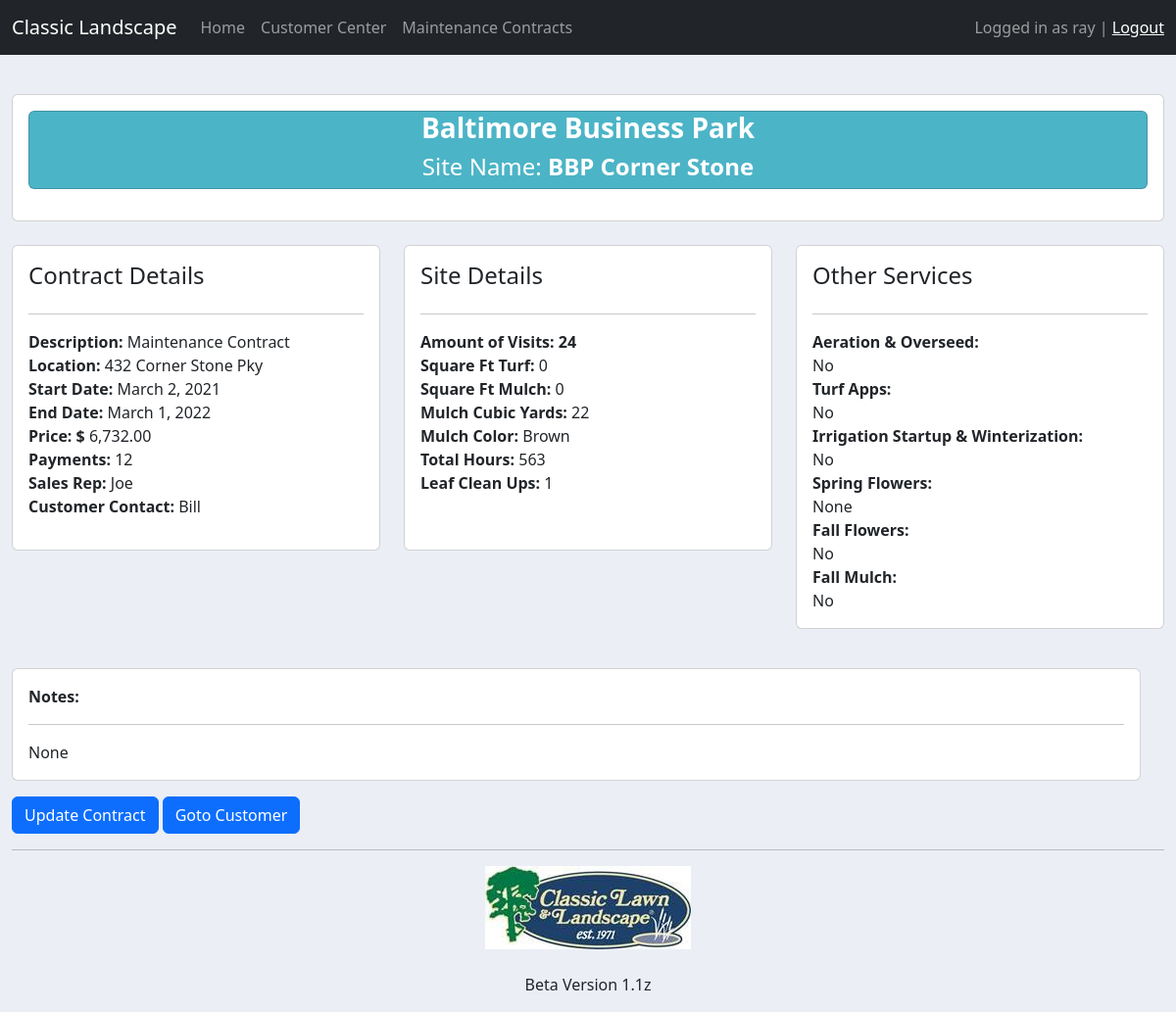
Page /view_contract/16/ (signed in) on the committed database.
### maintenance/models.py (models this page shows, shortened)
class Contract(models.Model):
    site_name = models.CharField(max_length=200)
    customer = models.ForeignKey(
        Customer, null=True, on_delete=models.SET_NULL)
    contract_description = models.CharField(
        max_length=200, default='Maintenance Contract')
    location = models.CharField(max_length=200)
    start_date = models.DateField(default=date.today)
    end_date = models.DateField(default=get_end_date)
    price = models.FloatField(null=True)
    payments = models.IntegerField(default=12, null=True)
    salesrep = models.ForeignKey(Soldby, null=True, on_delete=models.SET_NULL)
    notes = models.CharField(max_length=1024, null=True, blank=True)
    visits = models.IntegerField(default=24, null=True)
    sq_turf = models.IntegerField(default=0, null=True)
    sq_mulch = models.IntegerField(default=0, null=True)
    hours_total_contract = models.IntegerField(null=True)
    mulch_yd = models.IntegerField(default=0, null=True)
    mulch_color = models.ForeignKey(
        Mulchcolor, null=True, blank=True, on_delete=models.SET_NULL)
    mulch_fall = models.BooleanField(default=False)
    leaf_cleanup = models.SmallIntegerField(default=1, null=True)
    aeration_overseed = models.BooleanField(default=False)
    turf_apps = models.BooleanField(default=False)
    turf_apps_count = models.IntegerField(default=0, null=True)
    irrigation = models.BooleanField(default=False)
    flowers_spring = models.IntegerField(default=0, null=True)
    flowers_fall = models.IntegerField(default=0, null=True)
    date_created = models.DateTimeField(auto_now_add=True, null=True)

class Customer(models.Model):
    name = models.CharField(max_length=128, null=True)
    add1 = models.CharField(max_length=128, null=True)
    add2 = models.CharField(max_length=128, null=True, blank=True)
    city = models.CharField(max_length=128, null=True)
    state = models.CharField(max_length=2, null=True, default="MD")
    zip = models.CharField(max_length=5, null=True)
    contact_name = models.CharField(max_length=100, null=True)
    phone1 = PhoneField(E164_only=False, blank=True, null=True)
    phone2 = PhoneField(blank=True, null=True)
    email = models.EmailField(max_length=254, null=True)
    date_created = models.DateTimeField(auto_now_add=True, null=True)
    notes = models.CharField(max_length=1024, null=True, blank=True)
    billing_name = models.CharField(max_length=128, blank=True, null=True)
    billing_add1 = models.CharField(max_length=128, blank=True, null=True)
    billing_add2 = models.CharField(max_length=128, blank=True, null=True)
    billing_city = models.CharField(max_length=128, blank=True, null=True)
    billing_state = models.CharField(max_length=2, blank=True, null=True)
    billing_zip = models.CharField(max_length=5, blank=True, null=True)
    billing_ref = models.CharField(max_length=128, blank=True, null=True)
    def __str__(self):
        return self.name

class Soldby(models.Model):
    salesman = models.CharField(max_length=20, null=True)
    def __str__(self):
        return self.salesman

class Mulchcolor(models.Model):
    color = models.CharField(max_length=20, null=True, blank=True)
    def __str__(self):
        return self.color

### maintenance/views.py (the view)
@ login_required(login_url="/login")
def viewContract(request, pk):
    contract = Contract.objects.get(id=pk)
    context = {'contract': contract}
    return render(request, 'maintenance/contract_view.html', context)

### maintenance/templates/maintenance/contract_view.html (shortened to what this page needs)
{% extends 'maintenance/main.html' %}
{% load humanize %}
{% block content %}
<br>
	<div class="row">
		<div class="col">
			<div class="card card-body">
				<div class="card text-center text-white  mb-3" id="total-orders">
				<td><h3><strong>{{contract.customer}}</strong></h3></td>  <h4>Site Name: <strong>{{contract.site_name}}</strong></h4>
				</div>
			</div>
		</div>
	</div>
<br>
<div class="row">
	<div class="col-md">
		<div class="card card-body">
			<h4>Contract Details</h4>
			<hr>
			<p><strong>Description:</strong> {{contract.contract_description}}<br>
				<strong>Location:</strong> {{contract.location}}<br>
				<strong>Start Date:</strong> {{contract.start_date}}<br>
				<strong>End Date:</strong> {{contract.end_date}}<br>
				<strong>Price: $</strong> {{contract.price|floatformat:2|intcomma}}<br>
				<strong>Payments:</strong> {{contract.payments}} <br>
				<strong>Sales Rep:</strong> {{contract.salesrep}}<br>
				<strong>Customer Contact:</strong> {{contract.customer.contact_name}}
			</p>
		</div>
	</div>
	<div class="col-md">
		<div class="card card-body">
			<h4>Site Details</h4>
			<hr>
			<p>
				<strong>Amount of Visits:  {{contract.visits}}</strong><br>
				<strong>Square Ft Turf: </strong> {{contract.sq_turf|intcomma}}<br>
				<strong>Square Ft Mulch: </strong>{{contract.sq_mulch|intcomma}}<br>
				<strong>Mulch Cubic Yards: </strong>{{contract.mulch_yd}}<br>
				<strong>Mulch Color: </strong>{{contract.mulch_color}}<br>
				<strong>Total Hours: </strong>{{contract.hours_total_contract}}<br>
				<strong>Leaf Clean Ups: </strong>{{contract.leaf_cleanup}}<br>
				<strong></strong><br>
			</p>
		</div>
	</div>
	<div class="col-md">
		<div class="card card-body">
			<h4>Other Services</h4>
			<hr>
			<strong>Aeration & Overseed: </strong> {% if contract.aeration_overseed is True %}
				Yes
			{% else %}
				No
			{% endif %}<br>
			<strong>Turf Apps: </strong> {% if contract.turf_apps is True %}
			Yes
			{% else %}
			No
			{% endif %}<br>
			<strong>Irrigation Startup & Winterization: </strong> {% if contract.irrigation is True %}
			Yes
			{% else %}
			No
			{% endif %}<br>
			<strong>Spring Flowers: </strong> {% if contract.flowers_spring %}
				{{contract.flowers_spring}}
			{% else %}
				None
			{% endif %}<br>
			<strong>Fall Flowers: </strong> {% if contract.flowers_fall is true %}
			Yes
			{% else %}
			No
			{% endif %}<br>
			<strong>Fall Mulch: </strong>
			{% if contract.mulch_fall is true %}
				Yes
			{% else %}
				No
			{% endif %}<br>
		</div>
	</div>
<p></p>
<br>
<div class="row">
	<div class="col">
		<div class="card card-body">
			<strong>Notes:</strong>
			<hr>
			{{contract.notes}}<br>
		</div>
	</div>
</div>
<div class="d-grid gap-2 d-md-block">
	<a class="btn btn-primary" href="{% url 'update_contract' contract.id %}">Update Contract</a>
	<a class="btn btn-primary" href="{% url 'customer' contract.customer.id %}">Goto Customer</a>
  </div>
{% endblock %}

### maintenance/templates/maintenance/navbar.html (shortened to what this page needs)
{% load static %}
<nav class="navbar navbar-expand-lg navbar-dark bg-dark">
  <div class="container-fluid">
    <a class="navbar-brand" href="#">Classic Landscape</a>
    <div class="collapse navbar-collapse" id="navbarText">
      <ul class="navbar-nav me-auto mb-2 mb-lg-0">
        <li class="nav-item">
          <a class="nav-link" aria-current="page" href="/home">Home</a>
        </li>
        <li class="nav-item">
          <a class="nav-link" href="/customers">Customer Center</a>
        </li>
        <li class="nav-item">
          <a class="nav-link" href="/maintenance/">Maintenance Contracts</a>
        </li>
      </ul>
      <span class="navbar-text">
      {% if user.is_authenticated %}
      <span class="hello-msg">Logged in as {{user.username}} | <a href="/logout">Logout</a></span>
      {% else %}
        <a href="/login">Login</a>
      {% endif%}
      </span>
    </div>
  </div>
</nav>

### static/css/main.css (style rules this page uses)
body { background-color: #ebeff5; }
#total-orders { background-color: #4cb4c7; }

### rows in the picture
Contract: customer "Baltimore Business Park", site_name "BBP Corner Stone", contract_description "Maintenance Contract", location "432 Corner Stone Pky", start_date "March 2, 2021", end_date "March 1, 2022", price "6,732.00", payments "12", salesrep "Joe", customer.contact_name "Bill", visits "24", sq_turf "0", sq_mulch "0", mulch_yd "22", mulch_color "Brown", hours_total_contract "563", leaf_cleanup "1", notes "None"

### other values in the picture
{{ user.username }} "ray"
